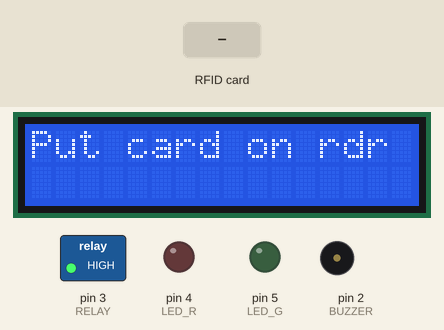
Simulated run of this sketch. Board: Arduino Uno, built with avr-gcc and run on an emulated ATmega328P. Parts: 16×2 character LCD, switched loads named in the sketch (green lamp = pin HIGH), output pins drawn as LEDs (lit = HIGH), buzzer (waves = sounding). Inputs (shaded band) come from the test bench. Pins used as bus, display or sensor lines are not drawn; what the sketch prints to the serial monitor is not drawn.

Above: at 1.3 s.
1.4 s: RFID card F9 5E 83 9D held to the reader
At 2.3 s:
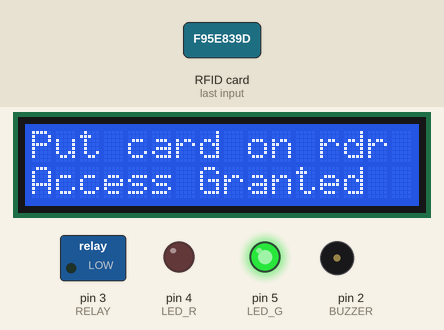
4.4 s: RFID card 5E 7A 19 C4 held to the reader
At 4.8 s:
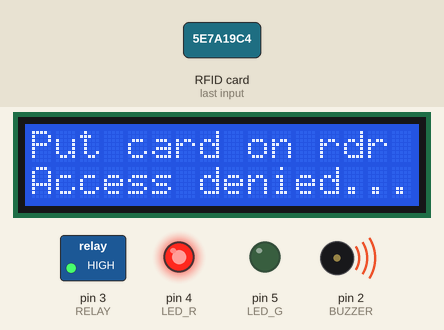
6.9 s: RFID card 5F 57 A6 9F held to the reader
At 7.6 s:
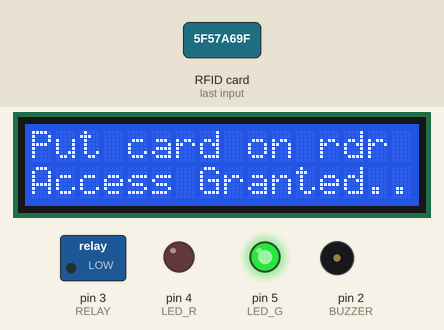
Timing chart, 0 to 10.7 s (numbered marks = the images above; inputs shaded):
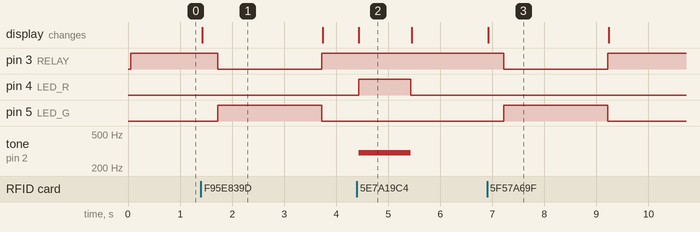

Measured:
- after the input at 1.4 s, pin 3 (RELAY): HIGH → LOW after 0.32 s, → HIGH 2.0 s later; pin 5 (LED_G): LOW → HIGH after 0.32 s, → LOW 2.0 s later; the display: changes at once (image 1)
- after the input at 4.4 s, pin 4 (LED_R): LOW → HIGH at once, → LOW 1.0 s later; tone on pin 2 (BUZZER): silent → 300 Hz at once, → silent 1.0 s later; the display: changes at once (image 2)
- after the input at 6.9 s, pin 3 (RELAY): HIGH → LOW after 0.32 s, → HIGH 2.0 s later; pin 5 (LED_G): LOW → HIGH after 0.32 s, → LOW 2.0 s later; the display: changes at once (image 3)
- what the display in image 1 shows lasts 2.3 s, from 1.4 s to 3.7 s
- what the display in image 2 shows lasts 1.1 s, from 4.4 s to 5.5 s

The sketch:

RFID_LOCK_With_LCD.ino
```cpp
#include <SPI.h>
#include <MFRC522.h>
#include <LiquidCrystal_I2C.h>
LiquidCrystal_I2C lcd(0x27, 2, 1, 0, 4, 5, 6, 7, 3, POSITIVE);

#define SS_PIN 10
#define RST_PIN 9
#define LED_G 5 //define green LED pin
#define LED_R 4 //define red LED
#define RELAY 3 //relay pin
#define BUZZER 2 //buzzer pin
#define ACCESS_DELAY 2000
#define DENIED_DELAY 1000
MFRC522 mfrc522(SS_PIN, RST_PIN);   // Create MFRC522 instance.

void setup()
{
  Serial.begin(9600);   // Initiate a serial communication
  SPI.begin();          // Initiate  SPI bus
  mfrc522.PCD_Init();   // Initiate MFRC522
  pinMode(LED_G, OUTPUT);
  pinMode(LED_R, OUTPUT);
  pinMode(RELAY, OUTPUT);
  pinMode(BUZZER, OUTPUT);
  noTone(BUZZER);
  digitalWrite(RELAY, HIGH);
  lcd.begin(16,2);
  lcd.setCursor(0,0);
  lcd.print("Put card on rdr");
  Serial.println("Put your card to the reader...");
  Serial.println();


}
void loop()
{
  // Look for new cards
  if ( ! mfrc522.PICC_IsNewCardPresent())
  {
    return;
  }
  // Select one of the cards
  if ( ! mfrc522.PICC_ReadCardSerial())
  {
    return;
  }
  //Show UID on serial monitor
  Serial.print("UID tag :");
  String content= "";
  byte letter;
  for (byte i = 0; i < mfrc522.uid.size; i++)
  {
     Serial.print(mfrc522.uid.uidByte[i] < 0x10 ? " 0" : " ");
     Serial.print(mfrc522.uid.uidByte[i], HEX);
     content.concat(String(mfrc522.uid.uidByte[i] < 0x10 ? " 0" : " "));
     content.concat(String(mfrc522.uid.uidByte[i], HEX));
  }
  Serial.println();
  Serial.print("Message : ");
  content.toUpperCase();
  if (content.substring(1) == "F9 5E 83 9D"||content.substring(1)== "5F 57 A6 9F") //change here the UID of the card/cards that you want to give access
  {
    Serial.println("Authorized access");
    Serial.println();
    lcd.setCursor(0,1);
  lcd.print("Access Granted");
    delay(300);
    digitalWrite(RELAY, LOW);
    digitalWrite(LED_G, HIGH);
    delay(ACCESS_DELAY);
    digitalWrite(RELAY, HIGH);
    digitalWrite(LED_G, LOW);
  }

 else   {
    Serial.println(" Access denied");
    lcd.setCursor(0,1);
  lcd.print("Access denied.");
    digitalWrite(LED_R, HIGH);
    tone(BUZZER, 300);
    delay(DENIED_DELAY);
    digitalWrite(LED_R, LOW);
    noTone(BUZZER);
  }

    lcd.setCursor(0,1);
    lcd.print("................");
}
```
